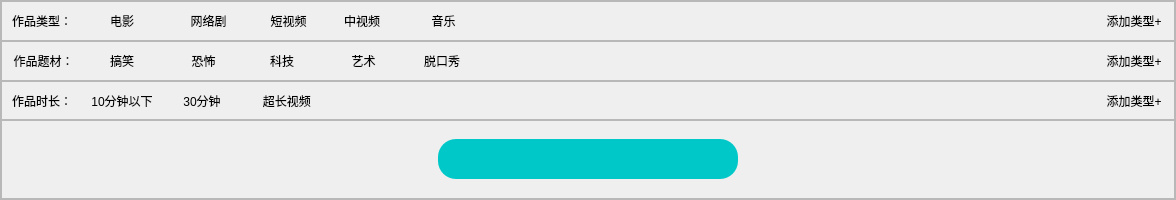
                       <widget class="QFrame" name="frame_middle">
                        <property name="minimumSize">
                         <size>
                          <width>0</width>
                          <height>200</height>
                         </size>
                        </property>
                        <property name="maximumSize">
                         <size>
                          <width>16777215</width>
                          <height>200</height>
                         </size>
                        </property>
                        <property name="frameShape">
                         <enum>QFrame::StyledPanel</enum>
                        </property>
                        <property name="frameShadow">
                         <enum>QFrame::Raised</enum>
                        </property>
                        <layout class="QVBoxLayout" name="verticalLayout_30">
                         <property name="spacing">
                          <number>0</number>
                         </property>
                         <property name="leftMargin">
                          <number>0</number>
                         </property>
                         <property name="topMargin">
                          <number>0</number>
                         </property>
                         <property name="rightMargin">
                          <number>0</number>
                         </property>
                         <property name="bottomMargin">
                          <number>0</number>
                         </property>
                         <item>
                          <widget class="QWidget" name="widget_14" native="true">
                           <property name="minimumSize">
                            <size>
                             <width>0</width>
                             <height>120</height>
                            </size>
                           </property>
                           <property name="styleSheet">
                            <string notr="true">#widget_14
{

}

QPushButton
{
color: black;
text-align: center;
border-radius: 15px;
}

QPushButton:checked
{
color: rgb(136, 218, 22);
background-color: rgb(255, 255, 255);
}

QPushButton:hover
{
color: rgb(136, 218, 22);
background-color: rgb(255, 255, 255);
}</string>
                           </property>
                           <layout class="QHBoxLayout" name="horizontalLayout_31">
                            <property name="spacing">
                             <number>0</number>
                            </property>
                            <property name="leftMargin">
                             <number>0</number>
                            </property>
                            <property name="topMargin">
                             <number>0</number>
                            </property>
                            <property name="rightMargin">
                             <number>0</number>
                            </property>
                            <property name="bottomMargin">
                             <number>0</number>
                            </property>
                            <item>
                             <layout class="QVBoxLayout" name="verticalLayout_44">
                              <item>
                               <widget class="QFrame" name="frame_2">
                                <property name="minimumSize">
                                 <size>
                                  <width>0</width>
                                  <height>40</height>
                                 </size>
                                </property>
                                <property name="maximumSize">
                                 <size>
                                  <width>16777215</width>
                                  <height>40</height>
                                 </size>
                                </property>
                                <property name="frameShape">
                                 <enum>QFrame::StyledPanel</enum>
                                </property>
                                <property name="frameShadow">
                                 <enum>QFrame::Raised</enum>
                                </property>
                                <layout class="QHBoxLayout" name="horizontalLayout_mediatype">
                                 <property name="spacing">
                                  <number>0</number>
                                 </property>
                                 <property name="leftMargin">
                                  <number>0</number>
                                 </property>
                                 <property name="topMargin">
                                  <number>0</number>
                                 </property>
                                 <property name="rightMargin">
                                  <number>0</number>
                                 </property>
                                 <property name="bottomMargin">
                                  <number>0</number>
                                 </property>
                                 <item>
                                  <widget class="QPushButton" name="pushButton_30">
                                   <property name="minimumSize">
                                    <size>
                                     <width>80</width>
                                     <height>30</height>
                                    </size>
                                   </property>
                                   <property name="maximumSize">
                                    <size>
                                     <width>80</width>
                                     <height>30</height>
                                    </size>
                                   </property>
                                   <property name="text">
                                    <string>作品类型：</string>
                                   </property>
                                  </widget>
                                 </item>
                                 <item>
                                  <widget class="QPushButton" name="pushButton_mtype1">
                                   <property name="minimumSize">
                                    <size>
                                     <width>80</width>
                                     <height>30</height>
                                    </size>
                                   </property>
                                   <property name="maximumSize">
                                    <size>
                                     <width>80</width>
                                     <height>30</height>
                                    </size>
                                   </property>
                                   <property name="text">
                                    <string>电影</string>
                                   </property>
                                  </widget>
                                 </item>
                                 <item>
                                  <widget class="QPushButton" name="pushButton_mtype2">
                                   <property name="minimumSize">
                                    <size>
                                     <width>80</width>
                                     <height>30</height>
                                    </size>
                                   </property>
                                   <property name="maximumSize">
                                    <size>
                                     <width>80</width>
                                     <height>30</height>
                                    </size>
                                   </property>
                                   <property name="text">
                                    <string>    网络剧</string>
                                   </property>
                                  </widget>
                                 </item>
                                 <item>
                                  <widget class="QPushButton" name="pushButton_mtype3">
                                   <property name="minimumSize">
                                    <size>
                                     <width>80</width>
                                     <height>30</height>
                                    </size>
                                   </property>
                                   <property name="maximumSize">
                                    <size>
                                     <width>80</width>
                                     <height>30</height>
                                    </size>
                                   </property>
                                   <property name="text">
                                    <string>    短视频</string>
                                   </property>
                                  </widget>
                                 </item>
                                 <item>
                                  <widget class="QPushButton" name="pushButton_mtype4">
                                   <property name="minimumSize">
                                    <size>
                                     <width>80</width>
                                     <height>30</height>
                                    </size>
                                   </property>
                                   <property name="maximumSize">
                                    <size>
                                     <width>80</width>
                                     <height>30</height>
                                    </size>
                                   </property>
                                   <property name="text">
                                    <string>中视频</string>
                                   </property>
                                  </widget>
                                 </item>
                                 <item>
                                  <widget class="QPushButton" name="pushButton_mtype5">
                                   <property name="minimumSize">
                                    <size>
                                     <width>80</width>
                                     <height>30</height>
                                    </size>
                                   </property>
                                   <property name="maximumSize">
                                    <size>
                                     <width>80</width>
                                     <height>30</height>
                                    </size>
                                   </property>
                                   <property name="text">
                                    <string> 音乐</string>
                                   </property>
                                  </widget>
                                 </item>
                                 <item>
                                  <spacer name="horizontalSpacer_mediatype">
                                   <property name="orientation">
                                    <enum>Qt::Horizontal</enum>
                                   </property>
                                   <property name="sizeHint" stdset="0">
                                    <size>
                                     <width>482</width>
                                     <height>20</height>
                                    </size>
                                   </property>
                                  </spacer>
                                 </item>
                                 <item>
                                  <widget class="QPushButton" name="pushButton_add_type">
                                   <property name="minimumSize">
                                    <size>
                                     <width>80</width>
                                     <height>30</height>
                                    </size>
                                   </property>
                                   <property name="maximumSize">
                                    <size>
                                     <width>80</width>
                                     <height>30</height>
                                    </size>
                                   </property>
                                   <property name="text">
                                    <string>添加类型+</string>
                                   </property>
                                  </widget>
                                 </item>
                                </layout>
                               </widget>
                              </item>
                              <item>
                               <widget class="QFrame" name="frame_3">
                                <property name="minimumSize">
                                 <size>
                                  <width>0</width>
                                  <height>40</height>
                                 </size>
                                </property>
                                <property name="maximumSize">
                                 <size>
                                  <width>16777215</width>
                                  <height>40</height>
                                 </size>
                                </property>
                                <property name="frameShape">
                                 <enum>QFrame::StyledPanel</enum>
                                </property>
                                <property name="frameShadow">
                                 <enum>QFrame::Raised</enum>
                                </property>
                                <layout class="QHBoxLayout" name="horizontalLayout_mediatheme">
                                 <property name="spacing">
                                  <number>0</number>
                                 </property>
                                 <property name="leftMargin">
                                  <number>0</number>
                                 </property>
                                 <property name="topMargin">
                                  <number>0</number>
                                 </property>
                                 <property name="rightMargin">
                                  <number>0</number>
                                 </property>
                                 <property name="bottomMargin">
                                  <number>0</number>
                                 </property>
                                 <item>
                                  <widget class="QPushButton" name="pushButton_39">
                                   <property name="minimumSize">
                                    <size>
                                     <width>80</width>
                                     <height>30</height>
                                    </size>
                                   </property>
                                   <property name="maximumSize">
                                    <size>
                                     <width>80</width>
                                     <height>30</height>
                                    </size>
                                   </property>
                                   <property name="text">
                                    <string> 作品题材：</string>
                                   </property>
                                  </widget>
                                 </item>
                                 <item>
                                  <widget class="QPushButton" name="pushButton_mtheme1">
                                   <property name="minimumSize">
                                    <size>
                                     <width>80</width>
                                     <height>30</height>
                                    </size>
                                   </property>
                                   <property name="maximumSize">
                                    <size>
                                     <width>80</width>
                                     <height>30</height>
                                    </size>
                                   </property>
                                   <property name="text">
                                    <string>搞笑</string>
                                   </property>
                                  </widget>
                                 </item>
                                 <item>
                                  <widget class="QPushButton" name="pushButton_mtheme2">
                                   <property name="minimumSize">
                                    <size>
                                     <width>80</width>
                                     <height>30</height>
                                    </size>
                                   </property>
                                   <property name="maximumSize">
                                    <size>
                                     <width>80</width>
                                     <height>30</height>
                                    </size>
                                   </property>
                                   <property name="text">
                                    <string> 恐怖</string>
                                   </property>
                                  </widget>
                                 </item>
                                 <item>
                                  <widget class="QPushButton" name="pushButton_mtheme3">
                                   <property name="minimumSize">
                                    <size>
                                     <width>80</width>
                                     <height>30</height>
                                    </size>
                                   </property>
                                   <property name="maximumSize">
                                    <size>
                                     <width>80</width>
                                     <height>30</height>
                                    </size>
                                   </property>
                                   <property name="text">
                                    <string>科技</string>
                                   </property>
                                  </widget>
                                 </item>
                                 <item>
                                  <widget class="QPushButton" name="pushButton_mtheme4">
                                   <property name="minimumSize">
                                    <size>
                                     <width>80</width>
                                     <height>30</height>
                                    </size>
                                   </property>
                                   <property name="maximumSize">
                                    <size>
                                     <width>80</width>
                                     <height>30</height>
                                    </size>
                                   </property>
                                   <property name="text">
                                    <string> 艺术</string>
                                   </property>
                                  </widget>
                                 </item>
                                 <item>
                                  <widget class="QPushButton" name="pushButton_mtheme5">
                                   <property name="minimumSize">
                                    <size>
                                     <width>80</width>
                                     <height>30</height>
                                    </size>
                                   </property>
                                   <property name="maximumSize">
                                    <size>
                                     <width>80</width>
                                     <height>30</height>
                                    </size>
                                   </property>
                                   <property name="text">
                                    <string>脱口秀</string>
                                   </property>
                                  </widget>
                                 </item>
                                 <item>
                                  <spacer name="horizontalSpacer_mediatheme">
                                   <property name="orientation">
                                    <enum>Qt::Horizontal</enum>
                                   </property>
                                   <property name="sizeHint" stdset="0">
                                    <size>
                                     <width>612</width>
                                     <height>19</height>
                                    </size>
                                   </property>
                                  </spacer>
                                 </item>
                                 <item>
                                  <widget class="QPushButton" name="pushButton_add_theme">
                                   <property name="minimumSize">
                                    <size>
                                     <width>80</width>
                                     <height>30</height>
                                    </size>
                                   </property>
                                   <property name="maximumSize">
                                    <size>
                                     <width>80</width>
                                     <height>30</height>
                                    </size>
                                   </property>
                                   <property name="text">
                                    <string>添加类型+</string>
                                   </property>
                                  </widget>
                                 </item>
                                </layout>
                               </widget>
                              </item>
                              <item>
                               <widget class="QFrame" name="frame_4">
                                <property name="minimumSize">
                                 <size>
                                  <width>0</width>
                                  <height>40</height>
                                 </size>
                                </property>
                                <property name="maximumSize">
                                 <size>
                                  <width>16777215</width>
                                  <height>40</height>
                                 </size>
                                </property>
                                <property name="frameShape">
                                 <enum>QFrame::StyledPanel</enum>
                                </property>
                                <property name="frameShadow">
                                 <enum>QFrame::Raised</enum>
                                </property>
                                <layout class="QHBoxLayout" name="horizontalLayout_mediatime">
                                 <property name="spacing">
                                  <number>0</number>
                                 </property>
                                 <property name="leftMargin">
                                  <number>0</number>
                                 </property>
                                 <property name="topMargin">
                                  <number>0</number>
                                 </property>
                                 <property name="rightMargin">
                                  <number>0</number>
                                 </property>
                                 <property name="bottomMargin">
                                  <number>0</number>
                                 </property>
                                 <item>
                                  <widget class="QPushButton" name="pushButton_48">
                                   <property name="minimumSize">
                                    <size>
                                     <width>80</width>
                                     <height>30</height>
                                    </size>
                                   </property>
                                   <property name="maximumSize">
                                    <size>
                                     <width>80</width>
                                     <height>30</height>
                                    </size>
                                   </property>
                                   <property name="text">
                                    <string>作品时长：</string>
                                   </property>
                                  </widget>
                                 </item>
                                 <item>
                                  <widget class="QPushButton" name="pushButton_mtime1">
                                   <property name="minimumSize">
                                    <size>
                                     <width>80</width>
                                     <height>30</height>
                                    </size>
                                   </property>
                                   <property name="maximumSize">
                                    <size>
                                     <width>80</width>
                                     <height>30</height>
                                    </size>
                                   </property>
                                   <property name="text">
                                    <string>10分钟以下</string>
                                   </property>
                                  </widget>
                                 </item>
                                 <item>
                                  <widget class="QPushButton" name="pushButton_mtime2">
                                   <property name="minimumSize">
                                    <size>
                                     <width>80</width>
                                     <height>30</height>
                                    </size>
                                   </property>
                                   <property name="maximumSize">
                                    <size>
                                     <width>80</width>
                                     <height>30</height>
                                    </size>
                                   </property>
                                   <property name="text">
                                    <string>30分钟</string>
                                   </property>
                                  </widget>
                                 </item>
                                 <item>
                                  <widget class="QPushButton" name="pushButton_mtime3">
                                   <property name="minimumSize">
                                    <size>
                                     <width>80</width>
                                     <height>30</height>
                                    </size>
                                   </property>
                                   <property name="maximumSize">
                                    <size>
                                     <width>80</width>
                                     <height>30</height>
                                    </size>
                                   </property>
                                   <property name="text">
                                    <string>   超长视频</string>
                                   </property>
                                  </widget>
                                 </item>
                                 <item>
                                  <spacer name="horizontalSpacer_16">
                                   <property name="orientation">
                                    <enum>Qt::Horizontal</enum>
                                   </property>
                                   <property name="sizeHint" stdset="0">
                                    <size>
                                     <width>612</width>
                                     <height>19</height>
                                    </size>
                                   </property>
                                  </spacer>
                                 </item>
                                 <item>
                                  <widget class="QPushButton" name="pushButton_add_time">
                                   <property name="minimumSize">
                                    <size>
                                     <width>80</width>
                                     <height>30</height>
                                    </size>
                                   </property>
                                   <property name="maximumSize">
                                    <size>
                                     <width>80</width>
                                     <height>30</height>
                                    </size>
                                   </property>
                                   <property name="text">
                                    <string>添加类型+</string>
                                   </property>
                                  </widget>
                                 </item>
                                </layout>
                               </widget>
                              </item>
                             </layout>
                            </item>
                           </layout>
                          </widget>
                         </item>
                         <item>
                          <spacer name="verticalSpacer_3">
                           <property name="orientation">
                            <enum>Qt::Vertical</enum>
                           </property>
                           <property name="sizeHint" stdset="0">
                            <size>
                             <width>20</width>
                             <height>40</height>
                            </size>
                           </property>
                          </spacer>
                         </item>
                         <item>
                          <widget class="QFrame" name="frame_5">
                           <property name="minimumSize">
                            <size>
                             <width>0</width>
                             <height>80</height>
                            </size>
                           </property>
                           <property name="maximumSize">
                            <size>
                             <width>16777215</width>
                             <height>80</height>
                            </size>
                           </property>
                           <property name="frameShape">
                            <enum>QFrame::StyledPanel</enum>
                           </property>
                           <property name="frameShadow">
                            <enum>QFrame::Raised</enum>
                           </property>
                           <layout class="QHBoxLayout" name="horizontalLayout_19">
                            <property name="spacing">
                             <number>0</number>
                            </property>
                            <property name="leftMargin">
                             <number>0</number>
                            </property>
                            <property name="topMargin">
                             <number>0</number>
                            </property>
                            <property name="rightMargin">
                             <number>0</number>
                            </property>
                            <property name="bottomMargin">
                             <number>0</number>
                            </property>
                            <item>
                             <spacer name="horizontalSpacer_17">
                              <property name="orientation">
                               <enum>Qt::Horizontal</enum>
                              </property>
                              <property name="sizeHint" stdset="0">
                               <size>
                                <width>409</width>
                                <height>20</height>
                               </size>
                              </property>
                             </spacer>
                            </item>
                            <item>
                             <widget class="QPushButton" name="pushButton_uploadFiles">
                              <property name="minimumSize">
                               <size>
                                <width>300</width>
                                <height>40</height>
                               </size>
                              </property>
                              <property name="maximumSize">
                               <size>
                                <width>800</width>
                                <height>40</height>
                               </size>
                              </property>
                              <property name="styleSheet">
                               <string notr="true">QPushButton
{
color: #f4de3d;
border-radius: 18px;
background-color: #00c8c8;
font-size:18px;
font-weight: 800;
}

QPushButton:hover
{
color: #3e3e3f;
}</string>
                              </property>
                              <property name="text">
                               <string/>
                              </property>
                             </widget>
                            </item>
                            <item>
                             <spacer name="horizontalSpacer_18">
                              <property name="orientation">
                               <enum>Qt::Horizontal</enum>
                              </property>
                              <property name="sizeHint" stdset="0">
                               <size>
                                <width>410</width>
                                <height>20</height>
                               </size>
                              </property>
                             </spacer>
                            </item>
                           </layout>
                          </widget>
                         </item>
                        </layout>
                       </widget>
